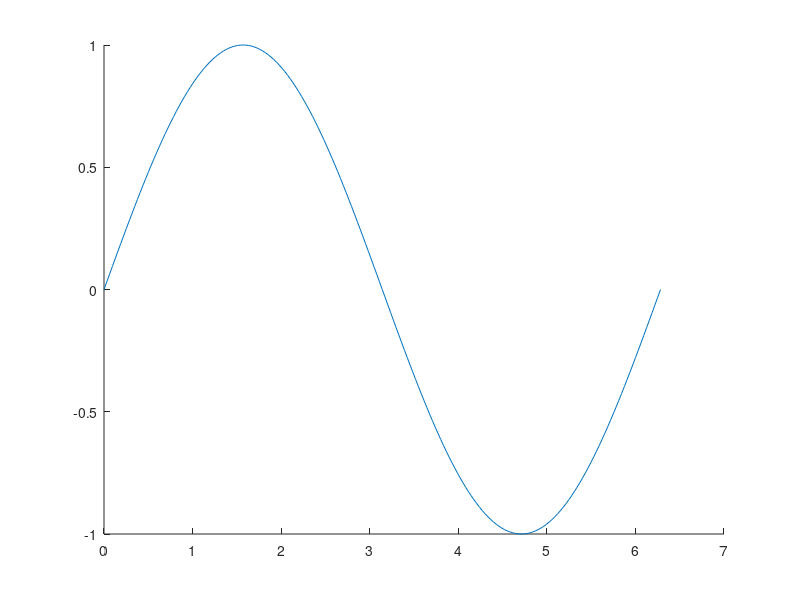

This chart was generated by the following MATLAB code: (Note: this script raises an error after producing the figure.)
close all;
clear;

t = [0:pi/100:2*pi];
x = sin(t);

figure(1);
hold on;

plot(t,x);
plot(t,truncar(x,3));

title('Redondeo De Una Senoidal A 3 Bits.');
legend('Original', 'Redondeada');
xlabel('Argumento (rad)');
ylabel('Amplitud');

axis([0, 2*pi, -1, 1]);